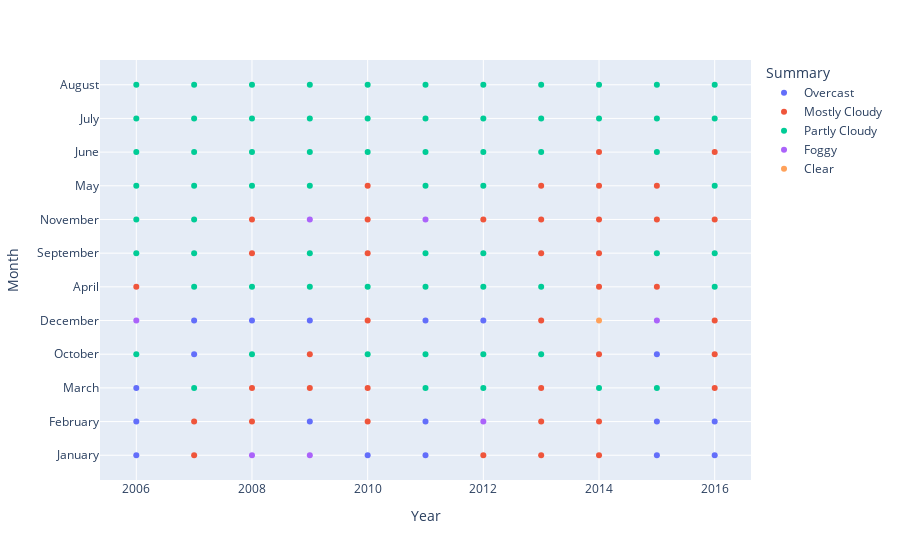

Notebook code cell kept with this figure:
### Code cell
fig.show()

### Figure 1 — Plotly figure (JSON) as saved in the notebook; plotly's stock layout.template omitted (floating-point values rounded to 4 significant figures)
{"data": [{"hovertemplate": "Summary=Overcast<br>Year=%{x}<br>Month=%{y}<extra></extra>", "legendgroup": "Overcast", "marker": {"color": "#636efa", "symbol": "circle"}, "mode": "markers", "name": "Overcast", "orientation": "h", "showlegend": true, "type": "scatter", "x": [2006, 2006, 2006, 2007, 2007, 2008, 2009, 2009, 2010, 2011, 2011, 2011, 2012, 2015, 2015, 2015, 2016, 2016], "xaxis": "x", "y": ["January", "February", "March", "October", "December", "December", "February", "December", "January", "January", "February", "December", "December", "January", "February", "October", "January", "February"], "yaxis": "y"}, {"hovertemplate": "Summary=Mostly Cloudy<br>Year=%{x}<br>Month=%{y}<extra></extra>", "legendgroup": "Mostly Cloudy", "marker": {"color": "#EF553B", "symbol": "circle"}, "mode": "markers", "name": "Mostly Cloudy", "orientation": "h", "showlegend": true, "type": "scatter", "x": [2006, 2007, 2007, 2008, 2008, 2008, 2008, 2009, 2009, 2010, 2010, 2010, 2010, 2010, 2010, 2012, 2012, 2013, 2013, 2013, 2013, 2013, 2013, 2013, 2014, 2014, 2014, 2014, 2014, 2014, 2014, 2014, 2015, 2015, 2015, 2016, 2016, 2016, 2016, 2016], "xaxis": "x", "y": ["April", "January", "February", "February", "March", "September", "November", "March", "October", "February", "March", "May", "September", "November", "December", "January", "November", "January", "February", "March", "May", "September", "November", "December", "January", "February", "April", "May", "June", "September", "October", "November", "April", "May", "November", "March", "June", "October", "November", "December"], "yaxis": "y"}, {"hovertemplate": "Summary=Partly Cloudy<br>Year=%{x}<br>Month=%{y}<extra></extra>", "legendgroup": "Partly Cloudy", "marker": {"color": "#00cc96", "symbol": "circle"}, "mode": "markers", "name": "Partly Cloudy", "orientation": "h", "showlegend": true, "type": "scatter", "x": [2006, 2006, 2006, 2006, 2006, 2006, 2006, 2007, 2007, 2007, 2007, 2007, 2007, 2007, 2007, 2008, 2008, 2008, 2008, 2008, 2008, 2009, 2009, 2009, 2009, 2009, 2009, 2010, 2010, 2010, 2010, 2010, 2011, 2011, 2011, 2011, 2011, 2011, 2011, 2011, 2012, 2012, 2012, 2012, 2012, 2012, 2012, 2012, 2013, 2013, 2013, 2013, 2013, 2014, 2014, 2014, 2015, 2015, 2015, 2015, 2015, 2016, 2016, 2016, 2016, 2016], "xaxis": "x", "y": ["May", "June", "July", "August", "September", "October", "November", "March", "April", "May", "June", "July", "August", "September", "November", "April", "May", "June", "July", "August", "October", "April", "May", "June", "July", "August", "September", "April", "June", "July", "August", "October", "March", "April", "May", "June", "July", "August", "September", "October", "March", "April", "May", "June", "July", "August", "September", "October", "April", "June", "July", "August", "October", "March", "July", "August", "March", "June", "July", "August", "September", "April", "May", "July", "August", "September"], "yaxis": "y"}, {"hovertemplate": "Summary=Foggy<br>Year=%{x}<br>Month=%{y}<extra></extra>", "legendgroup": "Foggy", "marker": {"color": "#ab63fa", "symbol": "circle"}, "mode": "markers", "name": "Foggy", "orientation": "h", "showlegend": true, "type": "scatter", "x": [2006, 2008, 2009, 2009, 2011, 2012, 2015], "xaxis": "x", "y": ["December", "January", "January", "November", "November", "February", "December"], "yaxis": "y"}, {"hovertemplate": "Summary=Clear<br>Year=%{x}<br>Month=%{y}<extra></extra>", "legendgroup": "Clear", "marker": {"color": "#FFA15A", "symbol": "circle"}, "mode": "markers", "name": "Clear", "orientation": "h", "showlegend": true, "type": "scatter", "x": [2014], "xaxis": "x", "y": ["December"], "yaxis": "y"}], "layout": {"legend": {"title": {"text": "Summary"}, "tracegroupgap": 0}, "margin": {"t": 60}, "xaxis": {"anchor": "y", "domain": [0, 1], "title": {"text": "Year"}}, "yaxis": {"anchor": "x", "domain": [0, 1], "title": {"text": "Month"}}}}
